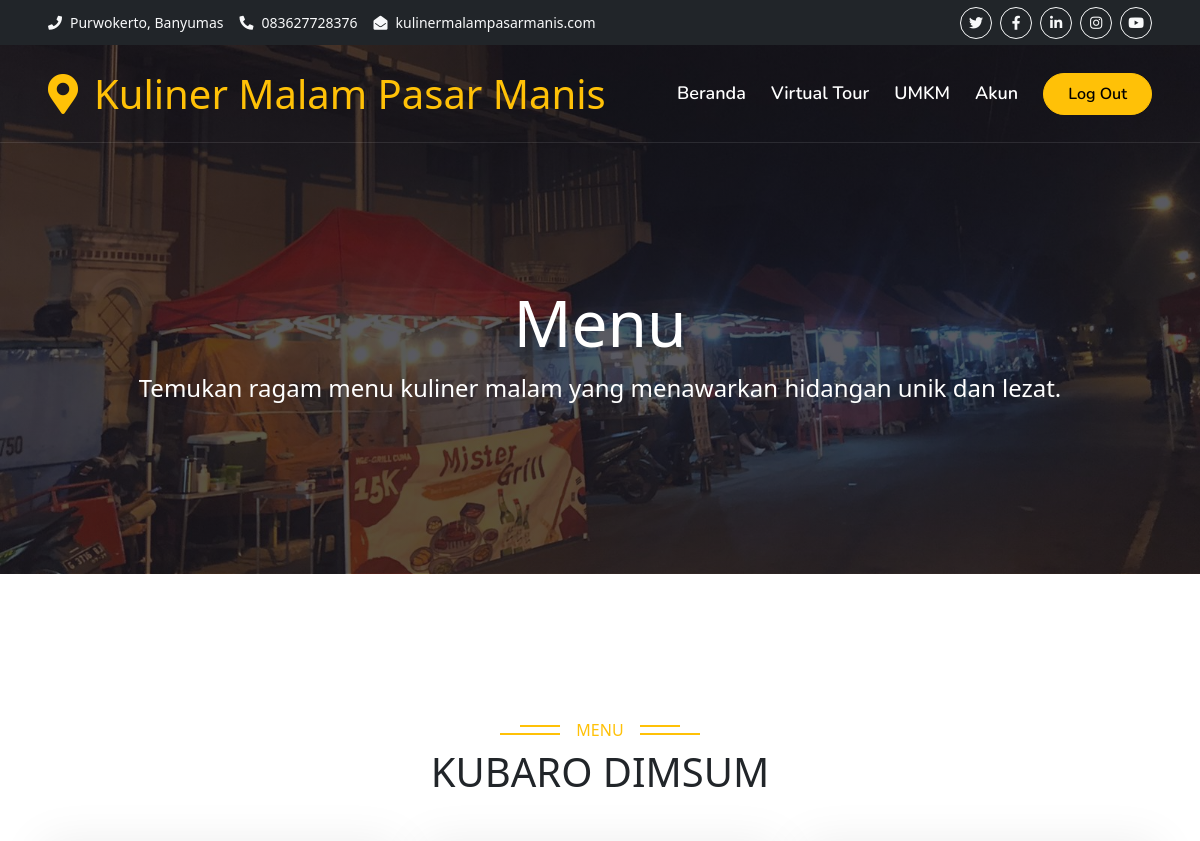
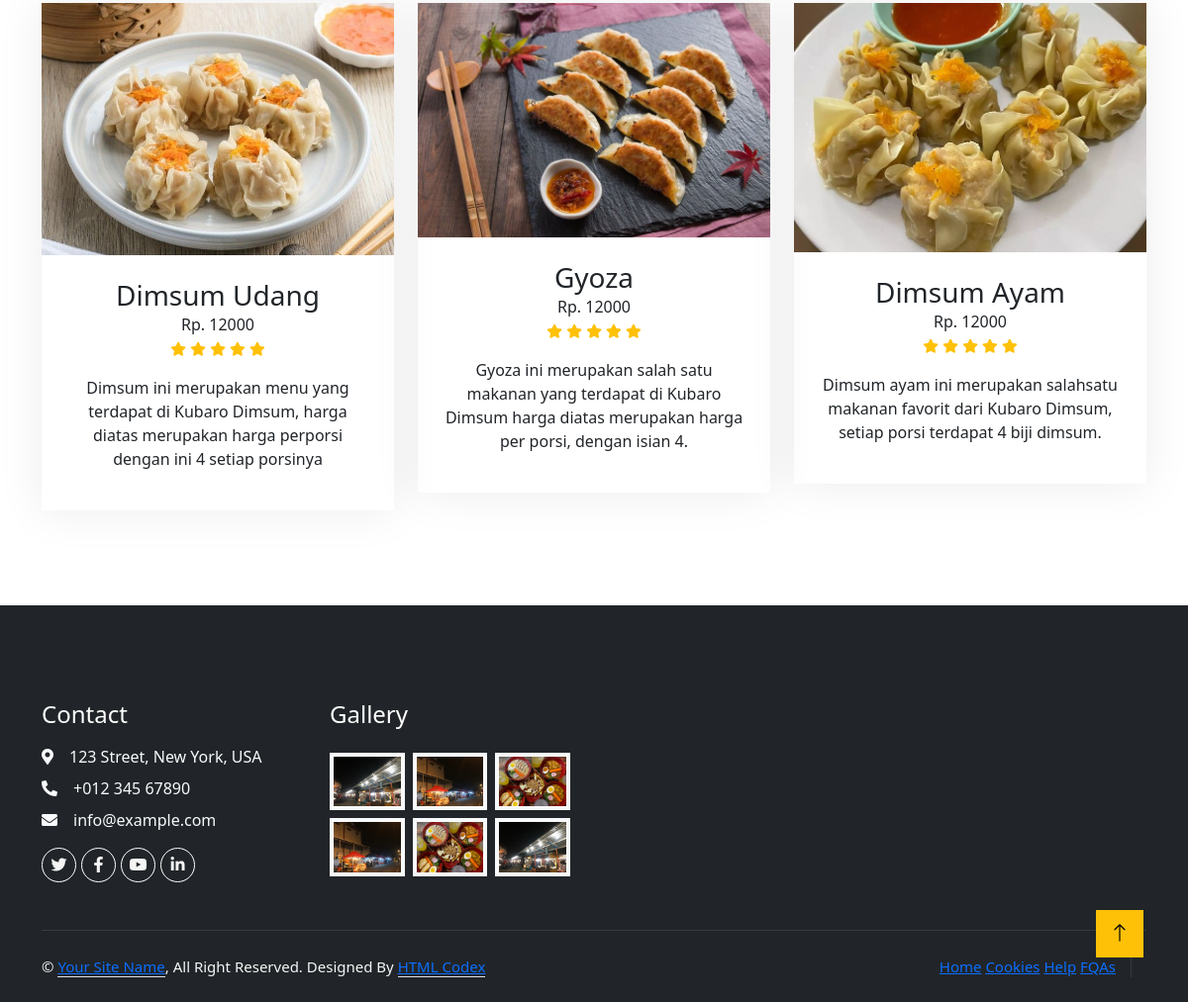
The page /daftarMenu.php?id=22&name=KUBARO+DIMSUM (signed in) on the database its author committed (2 pictures, top to bottom).
### tables this page shows
CREATE TABLE `menu` (
  `menu_id` int(11) NOT NULL,
  `gambar` longblob NOT NULL,
  `name` varchar(30) NOT NULL,
  `deskripsi` varchar(255) NOT NULL,
  `price` int(20) NOT NULL,
  `umkm_id` int(11) DEFAULT NULL
);

### daftarMenu.php (the view, shortened to what this page needs)
<!DOCTYPE html>
<html lang="en">
<head>
    <link href="https://cdnjs.cloudflare.com/ajax/libs/font-awesome/5.10.0/css/all.min.css" rel="stylesheet">
    <link href="https://cdn.jsdelivr.net/npm/bootstrap-icons@1.4.1/font/bootstrap-icons.css" rel="stylesheet">
    <link href="lib/animate/animate.min.css" rel="stylesheet">
    <link href="lib/owlcarousel/assets/owl.carousel.min.css" rel="stylesheet">
    <link href="https://cdn.jsdelivr.net/npm/bootstrap@5.0.2/dist/css/bootstrap.min.css" rel="stylesheet">
    <link href="css/style.css" rel="stylesheet">
</head>
<body>
    <div class="container-fluid bg-dark px-5 d-none d-lg-block">
        <div class="row gx-0">
            <div class="col-lg-8 text-center text-lg-start mb-2 mb-lg-0">
                <div class="d-inline-flex align-items-center" style="height: 45px;">
                    <small class="me-3 text-light"><i class="fa fa-phone me-2"></i>Purwokerto, Banyumas</small>
                    <small class="me-3 text-light"><i class="fa fa-phone-alt me-2"></i>083627728376</small>
                    <small class="text-light"><i class="fa fa-envelope-open me-2"></i>kulinermalampasarmanis.com</small>
                </div>
            </div>
            <div class="col-lg-4 text-center text-lg-end">
                <div class="d-inline-flex align-items-center" style="height: 45px;">
                    <a class="btn btn-sm btn-outline-light btn-sm-square rounded-circle me-2" href=""><i
                            class="fab fa-twitter fw-normal"></i></a>
                    <a class="btn btn-sm btn-outline-light btn-sm-square rounded-circle me-2" href=""><i
                            class="fab fa-facebook-f fw-normal"></i></a>
                    <a class="btn btn-sm btn-outline-light btn-sm-square rounded-circle me-2" href=""><i
                            class="fab fa-linkedin-in fw-normal"></i></a>
                    <a class="btn btn-sm btn-outline-light btn-sm-square rounded-circle me-2" href=""><i
                            class="fab fa-instagram fw-normal"></i></a>
                    <a class="btn btn-sm btn-outline-light btn-sm-square rounded-circle" href=""><i
                            class="fab fa-youtube fw-normal"></i></a>
                </div>
            </div>
        </div>
    </div>
    <div class="container-fluid position-relative p-0">
        <nav class="navbar navbar-expand-lg navbar-light px-4 px-lg-5 py-3 py-lg-0">
            <a href="" class="navbar-brand p-0">
                <h1 class="text-warning m-0"><i class="fa fa-map-marker-alt me-3"></i>Kuliner Malam Pasar Manis</h1>
            </a>
            <div class="collapse navbar-collapse" id="navbarCollapse">
                <div class="navbar-nav ms-auto py-0">
                    <a href="index.php" class="nav-item nav-link ">Beranda</a>
                    <a href="VirtualTour.php" class="nav-item nav-link">Virtual Tour</a>
                    <a href="UMKM.php" class="nav-item nav-link">UMKM</a>
                    <a href="Akun.php" class="nav-item nav-link">Akun</a>
                </div>
                <a href="logout.php" class="btn btn-warning rounded-pill py-2 px-4">Log Out</a>
            </div>
        </nav>
        <div class="container-fluid bg-warning py-5 mb-5 hero-header">
            <div class="container py-5">
                <div class="row justify-content-center py-5">
                    <div class="col-lg-10 pt-lg-5 mt-lg-5 text-center">
                        <h1 class="display-3 text-white animated slideInDown">Menu</h1>
                        <p class="fs-4 text-white mb-4 animated slideInDown">Temukan ragam menu kuliner malam yang menawarkan hidangan unik dan lezat. </p>
                    </div>
                </div>
            </div>
        </div>
    </div>
    <div class="container-fluid pt-5 mt-5 wow fadeIn" data-wow-delay="0.1s">
    <?php
    include "./koneksi.php";
    ?>
    <div class="container-xxl py-5">
        <div class="container">
            <div class="text-center wow fadeInUp" data-wow-delay="0.1s">
                <h6 class="section-title bg-white text-center text-warning px-3">Menu</h6>
                <h1 class="mb-5"><?php echo $_GET['name']; ?></h1>
            </div>
            <div class="row g-4 justify-content-center">
                <?php
                $query = "SELECT * FROM menu WHERE umkm_id = :umkm_id";
                $stmt = $conn->prepare($query);
                $stmt->bindParam(':umkm_id', $_GET['id'], PDO::PARAM_INT);
                $stmt->execute();
                while ($row = $stmt->fetch(PDO::FETCH_ASSOC)) {
                ?>
                <div class="col-lg-4 col-md-6 wow fadeInUp" data-wow-delay="0.3s">
                    <div class="package-item">
                        <div class="overflow-hidden">
                            <img class="img-fluid" src="./menu/<?php echo $row['gambar']; ?>" alt="">
                        </div>
                        <div class="text-center p-4">
                            <h3 class="mb-0"><?php echo $row['name'] ?></h3>
                            <div class="mb-3">
                                <p style="margin: 0;">Rp. <?php echo $row['price'] ?></p>
                                <small class="fa fa-star text-warning"></small>
                                <small class="fa fa-star text-warning"></small>
                                <small class="fa fa-star text-warning"></small>
                                <small class="fa fa-star text-warning"></small>
                                <small class="fa fa-star text-warning"></small>
                            </div>
                            <p><?php echo $row['deskripsi'] ?></p>
                        </div>
                    </div>
                </div>
                <?php
                    }
                ?>
            </div>
        </div>
    </div>
    </div>
    <div class="container-fluid bg-dark text-light footer pt-5 mt-5 wow fadeIn" data-wow-delay="0.1s">
        <div class="container py-5">
            <div class="row g-5">
                <div class="col-lg-3 col-md-6">
                    <h4 class="text-white mb-3">Contact</h4>
                    <p class="mb-2"><i class="fa fa-map-marker-alt me-3"></i>123 Street, New York, USA</p>
                    <p class="mb-2"><i class="fa fa-phone-alt me-3"></i>+012 345 67890</p>
                    <p class="mb-2"><i class="fa fa-envelope me-3"></i>info@example.com</p>
                    <div class="d-flex pt-2">
                        <a class="btn btn-outline-light btn-social" href=""><i class="fab fa-twitter"></i></a>
                        <a class="btn btn-outline-light btn-social" href=""><i class="fab fa-facebook-f"></i></a>
                        <a class="btn btn-outline-light btn-social" href=""><i class="fab fa-youtube"></i></a>
                        <a class="btn btn-outline-light btn-social" href=""><i class="fab fa-linkedin-in"></i></a>
                    </div>
                </div>
                <div class="col-lg-3 col-md-6">
                    <h4 class="text-white mb-3">Gallery</h4>
                    <div class="row g-2 pt-2">
                        <div class="col-4">
                            <img class="img-fluid bg-light p-1" src="img/package-1.jpg" alt="">
                        </div>
                        <div class="col-4">
                            <img class="img-fluid bg-light p-1" src="img/package-2.jpg" alt="">
                        </div>
                        <div class="col-4">
                            <img class="img-fluid bg-light p-1" src="img/package-3.jpg" alt="">
                        </div>
                        <div class="col-4">
                            <img class="img-fluid bg-light p-1" src="img/package-2.jpg" alt="">
                        </div>
                        <div class="col-4">
                            <img class="img-fluid bg-light p-1" src="img/package-3.jpg" alt="">
                        </div>
                        <div class="col-4">
                            <img class="img-fluid bg-light p-1" src="img/package-1.jpg" alt="">
                        </div>
                    </div>
                </div>
            </div>
        </div>
        <div class="container">
            <div class="copyright">
                <div class="row">
                    <div class="col-md-6 text-center text-md-start mb-3 mb-md-0">
                        &copy; <a class="border-bottom" href="#">Your Site Name</a>, All Right Reserved.
                        Designed By <a class="border-bottom" href="https://htmlcodex.com">HTML Codex</a>
                    </div>
                    <div class="col-md-6 text-center text-md-end">
                        <div class="footer-menu">
                            <a href="">Home</a>
                            <a href="">Cookies</a>
                            <a href="">Help</a>
                            <a href="">FQAs</a>
                        </div>
                    </div>
                </div>
            </div>
        </div>
    </div>
    <a href="#" class="btn btn-lg btn-warning btn-lg-square back-to-top"><i class="bi bi-arrow-up"></i></a>
</body>
</html>

### css/style.css (style rules this page uses)
:root { --primary: #ffc107; --secondary: #ffc107; --light: #F5F5F5; --dark: #14141F; }
.back-to-top { position: fixed; display: none; right: 45px; bottom: 45px; z-index: 99; }
.btn { font-family: 'Nunito', sans-serif; font-weight: 600; transition: .5s; }
.btn-sm-square { width: 32px; height: 32px; }
.btn-lg-square { width: 48px; height: 48px; }
.btn-square, .btn-sm-square, .btn-lg-square { padding: 0; display: flex; align-items: center; justify-content: center; font-weight: normal; border-radius: 0px; }
.navbar-light .navbar-nav .nav-link { font-family: 'Nunito', sans-serif; position: relative; margin-right: 25px; padding: 35px 0; color: #FFFFFF !important; font-size: 18px; font-weight: 600; outline: none; transition: .5s; }
@media (min-width: 992px) { .navbar-light { position: absolute; width: 100%; top: 0; left: 0; border-bottom: 1px solid rgba(256, 256, 256, .1); z-index: 999; } }
@media (min-width: 992px) { .navbar-light .navbar-nav .nav-link::before { position: absolute; content: ""; width: 0; height: 2px; bottom: -1px; left: 50%; background: var(--primary); transition: .5s; } }
.hero-header { background: linear-gradient(rgba(20, 20, 31, .7), rgba(20, 20, 31, .7)), url(../img/bg-hero.jpg); background-position: center center; background-repeat: no-repeat; background-size: cover; }
.section-title { position: relative; display: inline-block; text-transform: uppercase; }
.section-title::before { position: absolute; content: ""; width: calc(100% + 80px); height: 2px; top: 4px; left: -40px; background: var(--primary); z-index: -1; }
.section-title::after { position: absolute; content: ""; width: calc(100% + 120px); height: 2px; bottom: 5px; left: -60px; background: var(--primary); z-index: -1; }
.package-item { box-shadow: 0 0 45px rgba(0, 0, 0, .08); }
.package-item img { transition: .5s; }
.footer .btn.btn-social { margin-right: 5px; width: 35px; height: 35px; display: flex; align-items: center; justify-content: center; color: var(--light); font-weight: normal; border: 1px solid #FFFFFF; border-radius: 35px; transition: .3s; }
.footer .copyright { padding: 25px 0; font-size: 15px; border-top: 1px solid rgba(256, 256, 256, .1); }
.footer .copyright { color: var(--light); }
.footer .footer-menu { margin-right: 15px; padding-right: 15px; border-right: 1px solid rgba(255, 255, 255, .1); }
.footer .footer-menu a:last-child { margin-right: 0; padding-right: 0; border-right: none; }

### rows shown on the page
menu: gambar (picture), name "Dimsum Udang", price "12000", deskripsi "Dimsum ini merupakan menu yang terdapat di Kubaro Dimsum, harga diatas merupakan harga perporsi dengan ini 4 setiap porsinya"
menu: gambar (picture), name "Gyoza", price "12000", deskripsi "Gyoza ini merupakan salah satu makanan yang terdapat di Kubaro Dimsum harga diatas merupakan harga per porsi, dengan isian 4."
menu: gambar (picture), name "Dimsum Ayam", price "12000", deskripsi "Dimsum ayam ini merupakan salahsatu makanan favorit dari Kubaro Dimsum, setiap porsi terdapat 4 biji dimsum."

### other values the page prints
$_GET['name'] "KUBARO DIMSUM"
